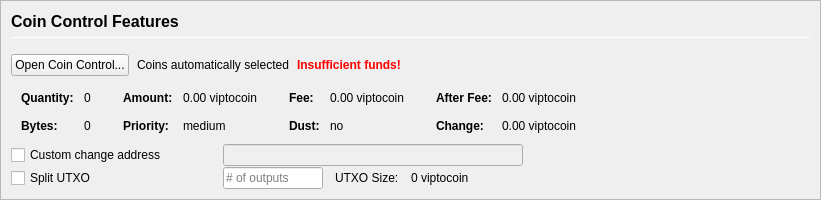
         <widget class="QFrame" name="frameCoinControl">
          <property name="sizePolicy">
           <sizepolicy hsizetype="Expanding" vsizetype="Expanding">
            <horstretch>0</horstretch>
            <verstretch>0</verstretch>
           </sizepolicy>
          </property>
          <property name="maximumSize">
           <size>
            <width>16777215</width>
            <height>16777215</height>
           </size>
          </property>
          <property name="frameShape">
           <enum>QFrame::StyledPanel</enum>
          </property>
          <property name="frameShadow">
           <enum>QFrame::Sunken</enum>
          </property>
          <layout class="QVBoxLayout" name="verticalLayoutCoinControl2">
           <property name="spacing">
            <number>0</number>
           </property>
           <property name="leftMargin">
            <number>0</number>
           </property>
           <property name="topMargin">
            <number>0</number>
           </property>
           <property name="rightMargin">
            <number>0</number>
           </property>
           <property name="bottomMargin">
            <number>0</number>
           </property>
           <item>
            <widget class="QFrame" name="frameCoinControl_BG">
             <layout class="QVBoxLayout" name="verticalLayoutCoinControl" stretch="0,0,0,0,0,0">
              <property name="spacing">
               <number>1</number>
              </property>
              <property name="leftMargin">
               <number>10</number>
              </property>
              <property name="topMargin">
               <number>10</number>
              </property>
              <item>
               <layout class="QHBoxLayout" name="horizontalLayoutCoinControl1">
                <property name="bottomMargin">
                 <number>15</number>
                </property>
                <item>
                 <layout class="QVBoxLayout" name="verticalLayout_3">
                  <property name="spacing">
                   <number>6</number>
                  </property>
                  <item>
                   <widget class="QLabel" name="labelCoinControlFeatures">
                    <property name="sizePolicy">
                     <sizepolicy hsizetype="Preferred" vsizetype="Maximum">
                      <horstretch>0</horstretch>
                      <verstretch>0</verstretch>
                     </sizepolicy>
                    </property>
                    <property name="minimumSize">
                     <size>
                      <width>0</width>
                      <height>20</height>
                     </size>
                    </property>
                    <property name="font">
                     <font>
                      <pointsize>12</pointsize>
                      <weight>75</weight>
                      <bold>true</bold>
                     </font>
                    </property>
                    <property name="styleSheet">
                     <string notr="true">font-weight:bold;</string>
                    </property>
                    <property name="text">
                     <string>Coin Control Features</string>
                    </property>
                   </widget>
                  </item>
                  <item>
                   <widget class="Line" name="line">
                    <property name="minimumSize">
                     <size>
                      <width>0</width>
                      <height>1</height>
                     </size>
                    </property>
                    <property name="maximumSize">
                     <size>
                      <width>16777215</width>
                      <height>1</height>
                     </size>
                    </property>
                    <property name="orientation">
                     <enum>Qt::Horizontal</enum>
                    </property>
                   </widget>
                  </item>
                 </layout>
                </item>
               </layout>
              </item>
              <item>
               <layout class="QHBoxLayout" name="horizontalLayoutCoinControl2" stretch="0,0,0,0">
                <property name="spacing">
                 <number>8</number>
                </property>
                <property name="bottomMargin">
                 <number>10</number>
                </property>
                <item>
                 <widget class="QPushButton" name="pushButtonCoinControl">
                  <property name="styleSheet">
                   <string notr="true"/>
                  </property>
                  <property name="text">
                   <string>Open Coin Control...</string>
                  </property>
                  <property name="autoDefault">
                   <bool>false</bool>
                  </property>
                 </widget>
                </item>
                <item>
                 <widget class="QLabel" name="labelCoinControlAutomaticallySelected">
                  <property name="text">
                   <string>Coins automatically selected</string>
                  </property>
                  <property name="margin">
                   <number>5</number>
                  </property>
                 </widget>
                </item>
                <item>
                 <widget class="QLabel" name="labelCoinControlInsuffFunds">
                  <property name="font">
                   <font>
                    <weight>75</weight>
                    <bold>true</bold>
                   </font>
                  </property>
                  <property name="styleSheet">
                   <string notr="true">color:red;font-weight:bold;</string>
                  </property>
                  <property name="text">
                   <string>Insufficient funds!</string>
                  </property>
                  <property name="margin">
                   <number>5</number>
                  </property>
                 </widget>
                </item>
                <item>
                 <spacer name="horizontalSpacerCoinControl">
                  <property name="orientation">
                   <enum>Qt::Horizontal</enum>
                  </property>
                  <property name="sizeHint" stdset="0">
                   <size>
                    <width>40</width>
                    <height>1</height>
                   </size>
                  </property>
                 </spacer>
                </item>
               </layout>
              </item>
              <item>
               <widget class="QWidget" name="widgetCoinControl" native="true">
                <property name="sizePolicy">
                 <sizepolicy hsizetype="Preferred" vsizetype="Preferred">
                  <horstretch>0</horstretch>
                  <verstretch>0</verstretch>
                 </sizepolicy>
                </property>
                <property name="minimumSize">
                 <size>
                  <width>0</width>
                  <height>0</height>
                 </size>
                </property>
                <property name="styleSheet">
                 <string notr="true"/>
                </property>
                <layout class="QHBoxLayout" name="horizontalLayoutCoinControl5">
                 <property name="leftMargin">
                  <number>0</number>
                 </property>
                 <property name="topMargin">
                  <number>0</number>
                 </property>
                 <property name="rightMargin">
                  <number>0</number>
                 </property>
                 <property name="bottomMargin">
                  <number>0</number>
                 </property>
                 <item>
                  <layout class="QHBoxLayout" name="horizontalLayoutCoinControl3" stretch="0,0,0,1">
                   <property name="spacing">
                    <number>20</number>
                   </property>
                   <property name="topMargin">
                    <number>0</number>
                   </property>
                   <property name="bottomMargin">
                    <number>10</number>
                   </property>
                   <item>
                    <layout class="QFormLayout" name="formLayoutCoinControl1">
                     <property name="horizontalSpacing">
                      <number>10</number>
                     </property>
                     <property name="verticalSpacing">
                      <number>14</number>
                     </property>
                     <property name="leftMargin">
                      <number>10</number>
                     </property>
                     <property name="topMargin">
                      <number>4</number>
                     </property>
                     <property name="rightMargin">
                      <number>6</number>
                     </property>
                     <item row="0" column="0">
                      <widget class="QLabel" name="labelCoinControlQuantityText">
                       <property name="font">
                        <font>
                         <weight>75</weight>
                         <bold>true</bold>
                        </font>
                       </property>
                       <property name="text">
                        <string>Quantity:</string>
                       </property>
                       <property name="margin">
                        <number>0</number>
                       </property>
                      </widget>
                     </item>
                     <item row="0" column="1">
                      <widget class="QLabel" name="labelCoinControlQuantity">
                       <property name="cursor">
                        <cursorShape>IBeamCursor</cursorShape>
                       </property>
                       <property name="contextMenuPolicy">
                        <enum>Qt::ActionsContextMenu</enum>
                       </property>
                       <property name="text">
                        <string notr="true">0</string>
                       </property>
                       <property name="margin">
                        <number>0</number>
                       </property>
                       <property name="textInteractionFlags">
                        <set>Qt::LinksAccessibleByMouse|Qt::TextSelectableByKeyboard|Qt::TextSelectableByMouse</set>
                       </property>
                      </widget>
                     </item>
                     <item row="1" column="0">
                      <widget class="QLabel" name="labelCoinControlBytesText">
                       <property name="font">
                        <font>
                         <weight>75</weight>
                         <bold>true</bold>
                        </font>
                       </property>
                       <property name="text">
                        <string>Bytes:</string>
                       </property>
                      </widget>
                     </item>
                     <item row="1" column="1">
                      <widget class="QLabel" name="labelCoinControlBytes">
                       <property name="cursor">
                        <cursorShape>IBeamCursor</cursorShape>
                       </property>
                       <property name="contextMenuPolicy">
                        <enum>Qt::ActionsContextMenu</enum>
                       </property>
                       <property name="text">
                        <string notr="true">0</string>
                       </property>
                       <property name="textInteractionFlags">
                        <set>Qt::LinksAccessibleByMouse|Qt::TextSelectableByKeyboard|Qt::TextSelectableByMouse</set>
                       </property>
                      </widget>
                     </item>
                    </layout>
                   </item>
                   <item>
                    <layout class="QFormLayout" name="formLayoutCoinControl2">
                     <property name="horizontalSpacing">
                      <number>10</number>
                     </property>
                     <property name="verticalSpacing">
                      <number>14</number>
                     </property>
                     <property name="leftMargin">
                      <number>6</number>
                     </property>
                     <property name="topMargin">
                      <number>4</number>
                     </property>
                     <property name="rightMargin">
                      <number>6</number>
                     </property>
                     <item row="0" column="0">
                      <widget class="QLabel" name="labelCoinControlAmountText">
                       <property name="font">
                        <font>
                         <weight>75</weight>
                         <bold>true</bold>
                        </font>
                       </property>
                       <property name="text">
                        <string>Amount:</string>
                       </property>
                       <property name="margin">
                        <number>0</number>
                       </property>
                      </widget>
                     </item>
                     <item row="0" column="1">
                      <widget class="QLabel" name="labelCoinControlAmount">
                       <property name="cursor">
                        <cursorShape>IBeamCursor</cursorShape>
                       </property>
                       <property name="contextMenuPolicy">
                        <enum>Qt::ActionsContextMenu</enum>
                       </property>
                       <property name="text">
                        <string notr="true">0.00 viptocoin</string>
                       </property>
                       <property name="textInteractionFlags">
                        <set>Qt::LinksAccessibleByMouse|Qt::TextSelectableByKeyboard|Qt::TextSelectableByMouse</set>
                       </property>
                      </widget>
                     </item>
                     <item row="1" column="0">
                      <widget class="QLabel" name="labelCoinControlPriorityText">
                       <property name="font">
                        <font>
                         <weight>75</weight>
                         <bold>true</bold>
                        </font>
                       </property>
                       <property name="text">
                        <string>Priority:</string>
                       </property>
                      </widget>
                     </item>
                     <item row="1" column="1">
                      <widget class="QLabel" name="labelCoinControlPriority">
                       <property name="cursor">
                        <cursorShape>IBeamCursor</cursorShape>
                       </property>
                       <property name="contextMenuPolicy">
                        <enum>Qt::ActionsContextMenu</enum>
                       </property>
                       <property name="text">
                        <string>medium</string>
                       </property>
                       <property name="textInteractionFlags">
                        <set>Qt::LinksAccessibleByMouse|Qt::TextSelectableByKeyboard|Qt::TextSelectableByMouse</set>
                       </property>
                      </widget>
                     </item>
                    </layout>
                   </item>
                   <item>
                    <layout class="QFormLayout" name="formLayoutCoinControl3">
                     <property name="horizontalSpacing">
                      <number>10</number>
                     </property>
                     <property name="verticalSpacing">
                      <number>14</number>
                     </property>
                     <property name="leftMargin">
                      <number>6</number>
                     </property>
                     <property name="topMargin">
                      <number>4</number>
                     </property>
                     <property name="rightMargin">
                      <number>6</number>
                     </property>
                     <item row="0" column="0">
                      <widget class="QLabel" name="labelCoinControlFeeText">
                       <property name="font">
                        <font>
                         <weight>75</weight>
                         <bold>true</bold>
                        </font>
                       </property>
                       <property name="text">
                        <string>Fee:</string>
                       </property>
                       <property name="margin">
                        <number>0</number>
                       </property>
                      </widget>
                     </item>
                     <item row="0" column="1">
                      <widget class="QLabel" name="labelCoinControlFee">
                       <property name="cursor">
                        <cursorShape>IBeamCursor</cursorShape>
                       </property>
                       <property name="contextMenuPolicy">
                        <enum>Qt::ActionsContextMenu</enum>
                       </property>
                       <property name="text">
                        <string notr="true">0.00 viptocoin</string>
                       </property>
                       <property name="textInteractionFlags">
                        <set>Qt::LinksAccessibleByMouse|Qt::TextSelectableByKeyboard|Qt::TextSelectableByMouse</set>
                       </property>
                      </widget>
                     </item>
                     <item row="1" column="0">
                      <widget class="QLabel" name="labelCoinControlLowOutputText">
                       <property name="font">
                        <font>
                         <weight>75</weight>
                         <bold>true</bold>
                        </font>
                       </property>
                       <property name="text">
                        <string>Dust:</string>
                       </property>
                      </widget>
                     </item>
                     <item row="1" column="1">
                      <widget class="QLabel" name="labelCoinControlLowOutput">
                       <property name="cursor">
                        <cursorShape>IBeamCursor</cursorShape>
                       </property>
                       <property name="contextMenuPolicy">
                        <enum>Qt::ActionsContextMenu</enum>
                       </property>
                       <property name="text">
                        <string>no</string>
                       </property>
                       <property name="textInteractionFlags">
                        <set>Qt::LinksAccessibleByMouse|Qt::TextSelectableByKeyboard|Qt::TextSelectableByMouse</set>
                       </property>
                      </widget>
                     </item>
                    </layout>
                   </item>
                   <item>
                    <layout class="QFormLayout" name="formLayoutCoinControl4">
                     <property name="horizontalSpacing">
                      <number>10</number>
                     </property>
                     <property name="verticalSpacing">
                      <number>14</number>
                     </property>
                     <property name="leftMargin">
                      <number>6</number>
                     </property>
                     <property name="topMargin">
                      <number>4</number>
                     </property>
                     <property name="rightMargin">
                      <number>6</number>
                     </property>
                     <item row="0" column="0">
                      <widget class="QLabel" name="labelCoinControlAfterFeeText">
                       <property name="font">
                        <font>
                         <weight>75</weight>
                         <bold>true</bold>
                        </font>
                       </property>
                       <property name="text">
                        <string>After Fee:</string>
                       </property>
                       <property name="margin">
                        <number>0</number>
                       </property>
                      </widget>
                     </item>
                     <item row="0" column="1">
                      <widget class="QLabel" name="labelCoinControlAfterFee">
                       <property name="cursor">
                        <cursorShape>IBeamCursor</cursorShape>
                       </property>
                       <property name="contextMenuPolicy">
                        <enum>Qt::ActionsContextMenu</enum>
                       </property>
                       <property name="text">
                        <string notr="true">0.00 viptocoin</string>
                       </property>
                       <property name="textInteractionFlags">
                        <set>Qt::LinksAccessibleByMouse|Qt::TextSelectableByKeyboard|Qt::TextSelectableByMouse</set>
                       </property>
                      </widget>
                     </item>
                     <item row="1" column="0">
                      <widget class="QLabel" name="labelCoinControlChangeText">
                       <property name="font">
                        <font>
                         <weight>75</weight>
                         <bold>true</bold>
                        </font>
                       </property>
                       <property name="text">
                        <string>Change:</string>
                       </property>
                      </widget>
                     </item>
                     <item row="1" column="1">
                      <widget class="QLabel" name="labelCoinControlChange">
                       <property name="cursor">
                        <cursorShape>IBeamCursor</cursorShape>
                       </property>
                       <property name="contextMenuPolicy">
                        <enum>Qt::ActionsContextMenu</enum>
                       </property>
                       <property name="text">
                        <string notr="true">0.00 viptocoin</string>
                       </property>
                       <property name="textInteractionFlags">
                        <set>Qt::LinksAccessibleByMouse|Qt::TextSelectableByKeyboard|Qt::TextSelectableByMouse</set>
                       </property>
                      </widget>
                     </item>
                    </layout>
                   </item>
                  </layout>
                 </item>
                </layout>
               </widget>
              </item>
              <item>
               <layout class="QHBoxLayout" name="horizontalLayoutCoinControl4">
                <property name="spacing">
                 <number>12</number>
                </property>
                <property name="sizeConstraint">
                 <enum>QLayout::SetDefaultConstraint</enum>
                </property>
                <property name="topMargin">
                 <number>0</number>
                </property>
                <property name="rightMargin">
                 <number>0</number>
                </property>
                <item>
                 <widget class="QCheckBox" name="checkBoxCoinControlChange">
                  <property name="sizePolicy">
                   <sizepolicy hsizetype="Preferred" vsizetype="Preferred">
                    <horstretch>0</horstretch>
                    <verstretch>0</verstretch>
                   </sizepolicy>
                  </property>
                  <property name="minimumSize">
                   <size>
                    <width>200</width>
                    <height>0</height>
                   </size>
                  </property>
                  <property name="maximumSize">
                   <size>
                    <width>200</width>
                    <height>16777215</height>
                   </size>
                  </property>
                  <property name="toolTip">
                   <string>If this is activated, but the change address is empty or invalid, change will be sent to a newly generated address.</string>
                  </property>
                  <property name="text">
                   <string>Custom change address</string>
                  </property>
                 </widget>
                </item>
                <item>
                 <widget class="QValidatedLineEdit" name="lineEditCoinControlChange">
                  <property name="enabled">
                   <bool>false</bool>
                  </property>
                  <property name="sizePolicy">
                   <sizepolicy hsizetype="Preferred" vsizetype="Preferred">
                    <horstretch>0</horstretch>
                    <verstretch>0</verstretch>
                   </sizepolicy>
                  </property>
                  <property name="minimumSize">
                   <size>
                    <width>300</width>
                    <height>0</height>
                   </size>
                  </property>
                 </widget>
                </item>
                <item>
                 <widget class="QLabel" name="labelCoinControlChangeLabel">
                  <property name="sizePolicy">
                   <sizepolicy hsizetype="Preferred" vsizetype="Preferred">
                    <horstretch>0</horstretch>
                    <verstretch>0</verstretch>
                   </sizepolicy>
                  </property>
                  <property name="minimumSize">
                   <size>
                    <width>100</width>
                    <height>0</height>
                   </size>
                  </property>
                  <property name="text">
                   <string/>
                  </property>
                  <property name="margin">
                   <number>3</number>
                  </property>
                 </widget>
                </item>
               </layout>
              </item>
              <item>
               <layout class="QHBoxLayout" name="horizontalLayoutCoinControl6">
                <property name="spacing">
                 <number>12</number>
                </property>
                <property name="rightMargin">
                 <number>0</number>
                </property>
                <item>
                 <widget class="QCheckBox" name="splitBlockCheckBox">
                  <property name="sizePolicy">
                   <sizepolicy hsizetype="Preferred" vsizetype="Preferred">
                    <horstretch>0</horstretch>
                    <verstretch>0</verstretch>
                   </sizepolicy>
                  </property>
                  <property name="minimumSize">
                   <size>
                    <width>200</width>
                    <height>0</height>
                   </size>
                  </property>
                  <property name="maximumSize">
                   <size>
                    <width>200</width>
                    <height>16777215</height>
                   </size>
                  </property>
                  <property name="text">
                   <string>Split UTXO</string>
                  </property>
                 </widget>
                </item>
                <item>
                 <widget class="QLineEdit" name="splitBlockLineEdit">
                  <property name="sizePolicy">
                   <sizepolicy hsizetype="Preferred" vsizetype="Preferred">
                    <horstretch>50</horstretch>
                    <verstretch>0</verstretch>
                   </sizepolicy>
                  </property>
                  <property name="minimumSize">
                   <size>
                    <width>100</width>
                    <height>0</height>
                   </size>
                  </property>
                  <property name="maximumSize">
                   <size>
                    <width>100</width>
                    <height>16777215</height>
                   </size>
                  </property>
                  <property name="placeholderText">
                   <string># of outputs</string>
                  </property>
                 </widget>
                </item>
                <item>
                 <widget class="QLabel" name="labelBlockSizeText">
                  <property name="text">
                   <string>UTXO Size:</string>
                  </property>
                 </widget>
                </item>
                <item>
                 <widget class="QLabel" name="labelBlockSize">
                  <property name="text">
                   <string>0 viptocoin</string>
                  </property>
                 </widget>
                </item>
                <item>
                 <spacer name="horizontalSpacer_7">
                  <property name="orientation">
                   <enum>Qt::Horizontal</enum>
                  </property>
                  <property name="sizeHint" stdset="0">
                   <size>
                    <width>40</width>
                    <height>20</height>
                   </size>
                  </property>
                 </spacer>
                </item>
               </layout>
              </item>
              <item>
               <spacer name="verticalSpacerCoinControl">
                <property name="orientation">
                 <enum>Qt::Vertical</enum>
                </property>
                <property name="sizeHint" stdset="0">
                 <size>
                  <width>800</width>
                  <height>1</height>
                 </size>
                </property>
               </spacer>
              </item>
             </layout>
            </widget>
           </item>
          </layout>
         </widget>
